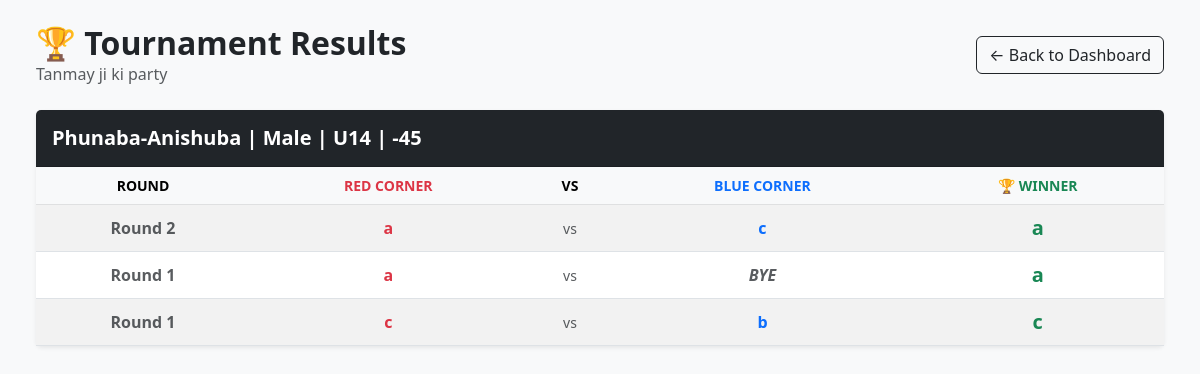
Page /tournaments/1/results/ (signed in) on the earlier database version.
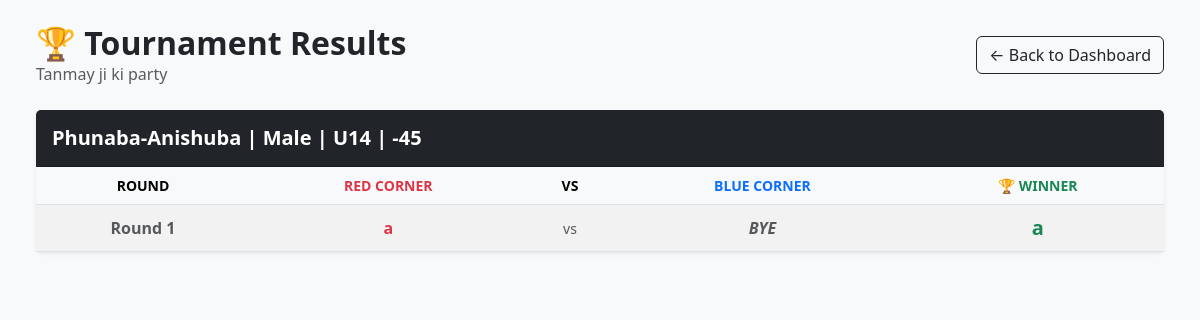
Same page on the later database version.
### thangta/models.py (models this page shows, shortened)
class Match(models.Model):
    tournament = models.ForeignKey(Tournament, on_delete=models.CASCADE)
    event_type = models.CharField(max_length=50)
    age_category = models.CharField(max_length=3)
    weight_category = models.CharField(max_length=4)
    gender = models.CharField(max_length=10)
    is_completed = models.BooleanField(default=False)
    is_active = models.BooleanField(default=False)
    round_number = models.IntegerField(default=1)
    match_sequence = models.IntegerField(help_text="Order of the match in this round")
    ring_number = models.IntegerField(default=1)
    participant_red = models.ForeignKey(Participant, related_name='matches_as_red', on_delete=models.CASCADE)
    participant_blue = models.ForeignKey(Participant, related_name='matches_as_blue', on_delete=models.CASCADE, null=True, blank=True)
    winner = models.ForeignKey(Participant, related_name='matches_won', on_delete=models.SET_NULL, null=True, blank=True)
    is_completed = models.BooleanField(default=False)
    current_sub_round = models.IntegerField(default=1)
    @property
    def full_category_name(self):
        event = self.event_type.replace('_', ' ').title()
        gender = self.gender.title()
        return f"{event} | {gender} | {self.age_category} | {self.weight_category}"

class Participant(models.Model):
    class GenderChoices(models.TextChoices):
        MALE = 'Male', 'Male'
        FEMALE = 'Female', 'Female'
    class EventTypeChoices(models.TextChoices):
        PHUNABA_AMA = 'Phunaba-Ama', 'Phunaba-Ama'
        PHUNABA_ANISHUBA = 'Phunaba-Anishuba', 'Phunaba-Anishuba'
    class AgeCategory(models.TextChoices):
        UNDER_14 = 'U14', 'Under 14'
        UNDER_18 = 'U18', 'Under 18'
        OVER_18 = 'O18', 'Over 18'
    class WeightCategory(models.TextChoices):
        MINUS_21 = '-21', '-21 Kg'
        MINUS_25 = '-25', '-25 Kg'
        MINUS_29 = '-29', '-29 Kg'
        MINUS_33 = '-33', '-33 Kg'
        MINUS_37 = '-37', '-37 Kg'
        MINUS_40 = '-40', '-40 Kg'
        MINUS_41 = '-41', '-41 Kg'
        MINUS_44 = '-44', '-44 Kg'
        MINUS_45 = '-45', '-45 Kg'
        MINUS_49 = '-49', '-49 Kg'
        MINUS_52 = '-52', '-52 Kg'
        MINUS_53 = '-53', '-53 Kg'
        MINUS_56 = '-56', '-56 Kg'
        MINUS_75 = '-75', '-75 Kg'
        PLUS_53 = '+53', '+53 Kg'
    tournament = models.ForeignKey(
        Tournament,
        on_delete=models.CASCADE,
        related_name='participants',
        null=True, blank=True
    )
    name = models.CharField(max_length=200, null=True, blank=True)
    actual_age = models.IntegerField(null=True, blank=True, help_text="Age in numbers")
    gender = models.CharField(max_length=10, choices=GenderChoices.choices, null=True, blank=True)
    contact = models.CharField(max_length=15, null=True, blank=True)
    district = models.CharField(max_length=100)
    district_code = models.CharField(max_length=20)
    event_type = models.CharField(max_length=50, choices=EventTypeChoices.choices, null=True, blank=True)
    age_category = models.CharField(
        max_length=3,
        choices=AgeCategory.choices,
        help_text="Select the participant's age group."
    )
    weight_category = models.CharField(
        max_length=4,
        choices=WeightCategory.choices,
        help_text="Select the participant's weight class."
    )

### thangta/views.py (the view)
# urls.py: path('tournaments/<int:tournament_id>/results/', tournament_results, name='tournament-results'),
@login_required(login_url='login')
def tournament_results(request, tournament_id):
    tournament = get_object_or_404(Tournament, id=tournament_id)
    completed_matches = Match.objects.filter(
        tournament=tournament,
        is_completed=True
    ).order_by(
        'event_type',
        'gender',
        'age_category',
        'weight_category',
        '-round_number' # The negative sign (-) puts the highest rounds (Finals) at the top!
    )
    return render(request, 'tournament_results.html', {
        'tournament': tournament,
        'completed_matches': completed_matches
    })

### thangta/templates/tournament_results.html (shortened to what this page needs)
<!DOCTYPE html>
<html lang="en">
<head>
    <link href="https://cdn.jsdelivr.net/npm/bootstrap@5.3.0/dist/css/bootstrap.min.css" rel="stylesheet">
</head>
<body class="bg-light p-4">
<div class="container-fluid">
    <div class="d-flex justify-content-between align-items-center mb-4">
        <div>
            <h2 class="fw-bold m-0">🏆 Tournament Results</h2>
            <p class="text-muted m-0">{{ tournament.name }}</p>
        </div>
        <a href="{% url 'tournament-dashboard' %}" class="btn btn-outline-dark">← Back to Dashboard</a>
    </div>
    {% regroup completed_matches by full_category_name as category_list %}
    <div class="row">
        {% for category in category_list %}
        <div class="col-12 mb-4">
            <div class="card shadow-sm border-0">
                <div class="card-header bg-dark text-white py-3">
                    <h5 class="m-0 fw-bold">{{ category.grouper }}</h5>
                </div>
                <div class="card-body p-0 table-responsive">
                    <table class="table table-hover table-striped m-0 align-middle text-center">
                        <thead class="table-light">
                            <tr>
                                <th class="small">ROUND</th>
                                <th class="small text-danger">RED CORNER</th>
                                <th class="small">VS</th>
                                <th class="small text-primary">BLUE CORNER</th>
                                <th class="small text-success">🏆 WINNER</th>
                            </tr>
                        </thead>
                        <tbody>
                            {% for match in category.list %}
                            <tr>
                                <td class="fw-bold text-muted">Round {{ match.round_number }}</td>
                                <td class="fw-bold text-danger">{{ match.participant_red.name }}</td>
                                <td class="text-muted small">vs</td>
                                {% if match.participant_blue %}
                                    <td class="fw-bold text-primary">{{ match.participant_blue.name }}</td>
                                {% else %}
                                    <td class="fw-bold text-muted fst-italic">BYE</td>
                                {% endif %}
                                <td class="fw-bold text-success fs-5">
                                    {{ match.winner.name }}
                                </td>
                            </tr>
                            {% endfor %}
                        </tbody>
                    </table>
                </div>
            </div>
        </div>
        {% endfor %}
    </div>
</div>
</body>
</html>

Differences in the rows shown:
removed Match: round_number "2", participant_red.name "a", participant_blue.name "c", winner.name "a"
removed Match: round_number "1", participant_red.name "c", participant_blue.name "b", winner.name "c"
